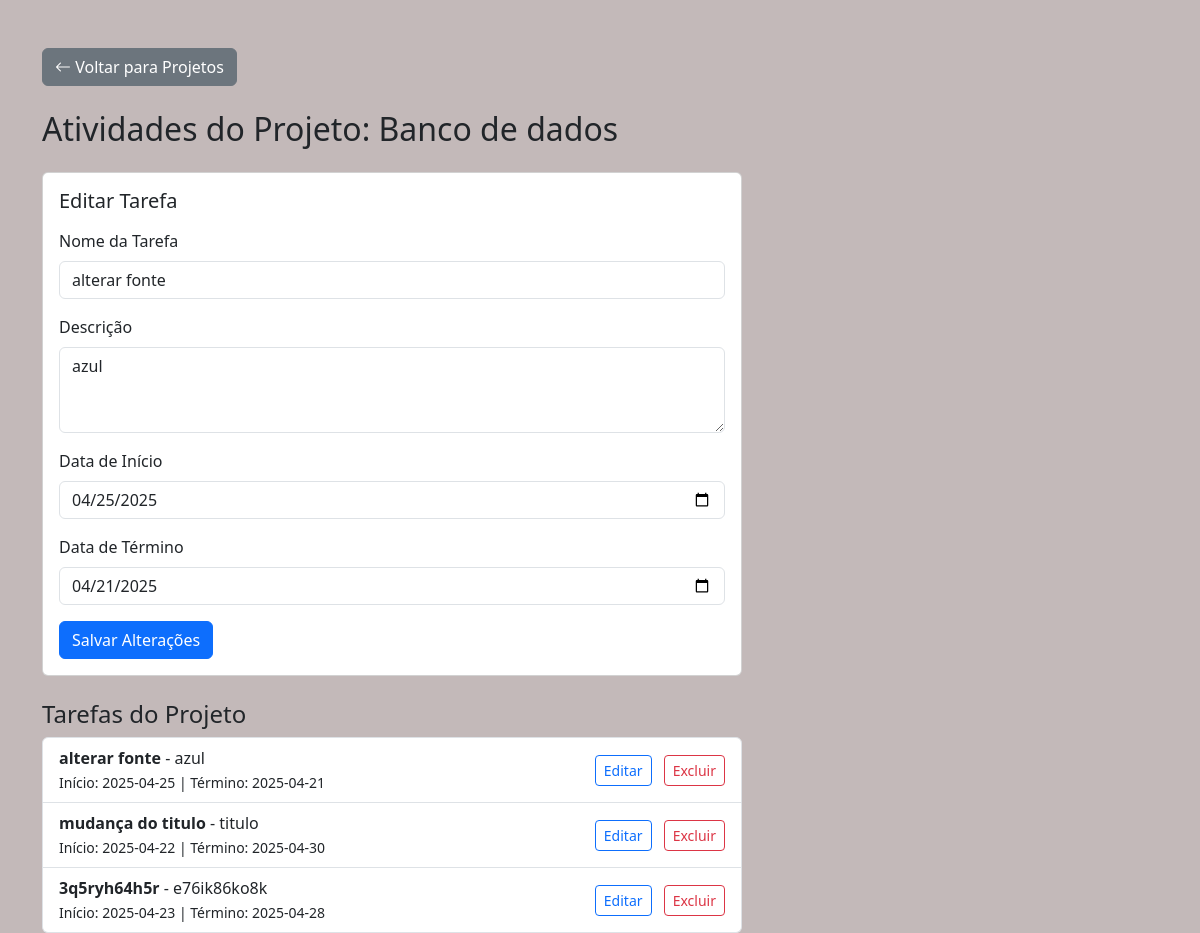
/tarefa/4/editar, run on the app's committed database.
### tables this page shows
CREATE TABLE projetos (
            id INTEGER PRIMARY KEY AUTOINCREMENT,
            nome TEXT NOT NULL,
            descricao TEXT
        , data_inicio DATE, data_fim DATE, responsavel TEXT, equipe TEXT);

CREATE TABLE tarefas (
            id INTEGER PRIMARY KEY AUTOINCREMENT,
            projeto_id INTEGER NOT NULL,
            nome TEXT NOT NULL,
            descricao TEXT,
            data_inicio DATE,
            data_fim DATE,
            FOREIGN KEY (projeto_id) REFERENCES projetos(id)
        );

### routes/tarefa_route.py (the view, shortened to what this page needs)
@tarefa_route.route('/tarefa/<int:id>/editar', methods=['GET', 'POST'])
def editar_tarefa(id):
    tarefa = buscar_tarefa_por_id(id)
    projeto = buscar_projeto_por_id(tarefa['projeto_id'])
    tarefas = buscar_tarefas_por_projeto(tarefa['projeto_id'])
    return render_template('tarefas.html', tarefa=tarefa, projeto=projeto, tarefas=tarefas)

### db.py (called while the page is built)
def buscar_projeto_por_id(id):
    conn = sqlite3.connect('banco.db')
    conn.row_factory = sqlite3.Row
    cursor = conn.cursor()
    cursor.execute('SELECT id, nome, descricao, data_inicio, data_fim, responsavel, equipe FROM projetos WHERE id = ?', (id,))
    projeto = cursor.fetchone()
    conn.close()
    return projeto

def buscar_tarefas_por_projeto(projeto_id):
    conn = sqlite3.connect('banco.db')
    conn.row_factory = sqlite3.Row
    cursor = conn.cursor()
    cursor.execute('''SELECT id, nome, descricao, data_inicio, data_fim FROM tarefas WHERE projeto_id = ?''', (projeto_id,))
    tarefas = cursor.fetchall()
    conn.close()
    return tarefas

def buscar_tarefa_por_id(id):
    conn = sqlite3.connect('banco.db')
    conn.row_factory = sqlite3.Row
    cursor = conn.cursor()
    cursor.execute('SELECT * FROM tarefas WHERE id = ?', (id,))
    tarefa = cursor.fetchone()
    conn.close()
    return tarefa

### templates/tarefas.html (shortened to what this page needs)
<!DOCTYPE html>
<html lang="pt-br">
<head>
    <link href="https://cdn.jsdelivr.net/npm/bootstrap@5.3.2/dist/css/bootstrap.min.css" rel="stylesheet">
    <link href="https://cdn.jsdelivr.net/npm/bootstrap-icons@1.10.5/font/bootstrap-icons.css" rel="stylesheet">
</head>
<body style="background-color: rgba(195, 185, 185, 0.991);">
<div class="container mt-5">
    <div>
        <a href="{{ url_for('projeto_route.listar_projetos') }}" class="btn btn-secondary mb-4">
            <i class="bi bi-arrow-left"></i> Voltar para Projetos
        </a>
        <h2 class="mb-4">Atividades do Projeto: {{ projeto['nome'] }}</h2>
        <div id="formCard" class="card mb-4 {{ 'd-none' if not tarefa else '' }}" style="max-width: 700px;">
            <div class="card-body">
                <div class="d-flex justify-content-between align-items-center mb-3">
                    <h5 class="card-title mb-0">
                        {% if tarefa %}
                            Editar Tarefa
                        {% else %}
                            Nova Tarefa
                        {% endif %}
                    </h5>
                </div>
                <form method="POST" action="{% if tarefa %}{{ url_for('tarefa_route.atualizar_tarefa', id=tarefa['id']) }}{% else %}{{ url_for('tarefa_route.salvar_tarefa_route', projeto_id=projeto['id']) }}{% endif %}">
                    <div class="mb-3">
                        <label for="nome" class="form-label">Nome da Tarefa</label>
                        <input type="text" class="form-control" id="nome" name="nome" required value="{{ tarefa['nome'] if tarefa else '' }}">
                    </div>
                    <div class="mb-3">
                        <label for="descricao" class="form-label">Descrição</label>
                        <textarea class="form-control" id="descricao" name="descricao" rows="3">{{ tarefa['descricao'] if tarefa else '' }}</textarea>
                    </div>
                    <div class="mb-3">
                        <label for="data_inicio" class="form-label">Data de Início</label>
                        <input type="date" class="form-control" id="data_inicio" name="data_inicio" required value="{{ tarefa['data_inicio'] if tarefa else '' }}">
                    </div>
                    <div class="mb-3">
                        <label for="data_fim" class="form-label">Data de Término</label>
                        <input type="date" class="form-control" id="data_fim" name="data_fim" required value="{{ tarefa['data_fim'] if tarefa else '' }}">
                    </div>
                    <button type="submit" class="btn btn-primary">
                        {% if tarefa %}Salvar Alterações{% else %}Adicionar Tarefa{% endif %}
                    </button>
                </form>
            </div>
        </div>
        <div style="max-width: 700px;">
            <h4>Tarefas do Projeto</h4>
            <ul class="list-group">
                {% for tarefa in tarefas %}
                    <li class="list-group-item d-flex justify-content-between align-items-center">
                        <div>
                            <strong>{{ tarefa['nome'] }}</strong> - {{ tarefa['descricao'] }} <br>
                            <small>Início: {{ tarefa['data_inicio'] }} | Término: {{ tarefa['data_fim'] }}</small>
                        </div>
                        <div>
                            <a  href="{{ url_for('tarefa_route.editar_tarefa', id=tarefa['id']) }}" class="btn btn-outline-primary btn-sm ms-2">Editar</a>
                            <form  action="{{ url_for('tarefa_route.excluir_tarefa_route', id=tarefa['id']) }}" method="POST" class="d-inline ms-2" onsubmit="return confirm('Tem certeza que deseja excluir esta tarefa?')">
                                <button type="submit" class="btn btn-outline-danger btn-sm">Excluir</button>
                            </form>
                        </div>
                    </li>
                {% endfor %}
            </ul>
        </div>
    </div>
</div>
</body>
</html>

### data on the page
projetos: nome "Banco de dados"
tarefas: nome "alterar fonte", descricao "azul", data_inicio "04/25/2025", data_fim "04/21/2025", data_inicio "2025-04-25", data_fim "2025-04-21"
tarefas: nome "mudança do titulo", descricao "titulo", data_inicio "2025-04-22", data_fim "2025-04-30"
tarefas: nome "3q5ryh64h5r", descricao "e76ik86ko8k", data_inicio "2025-04-23", data_fim "2025-04-28"
